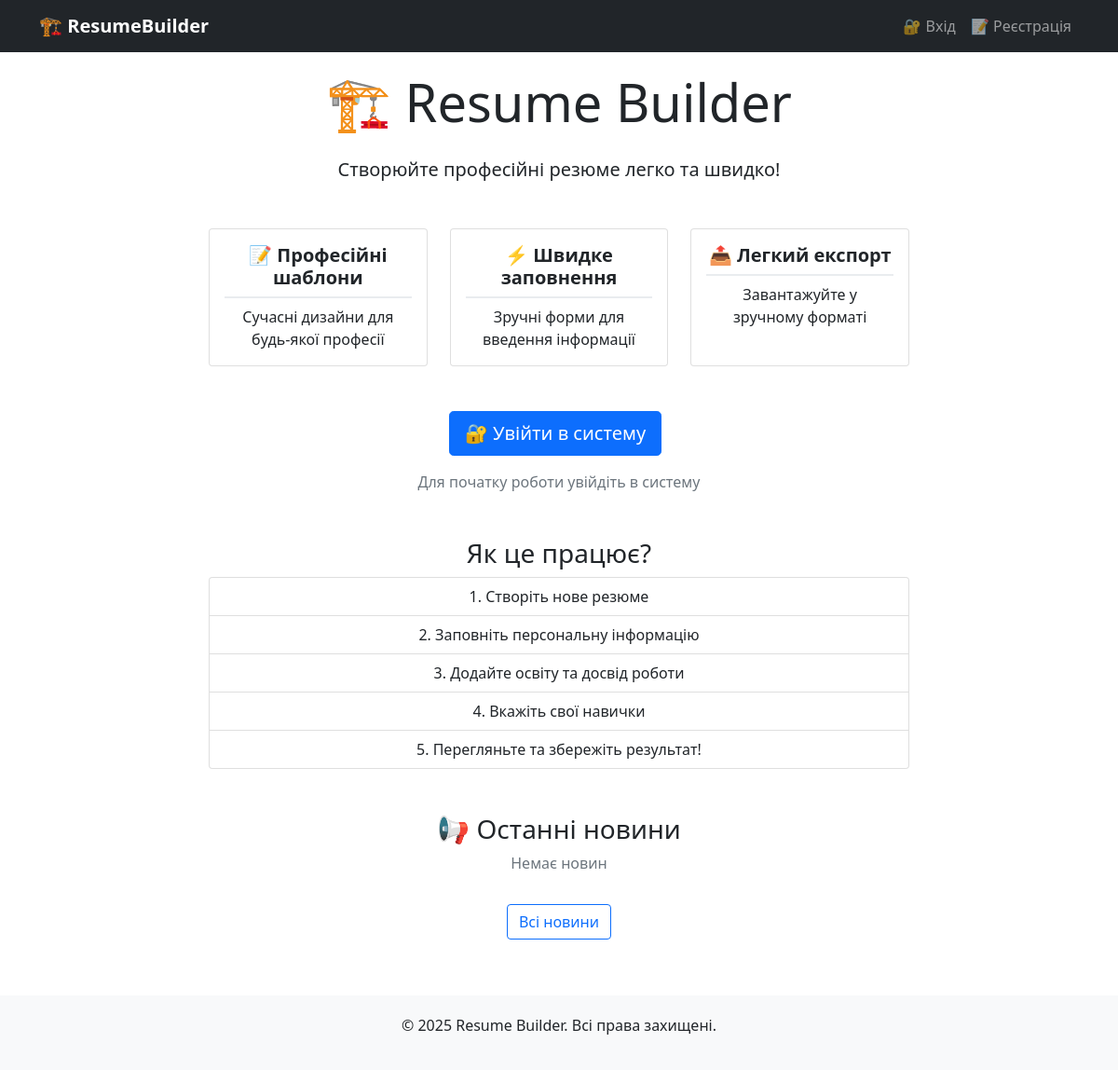
Before: / with the older database file.
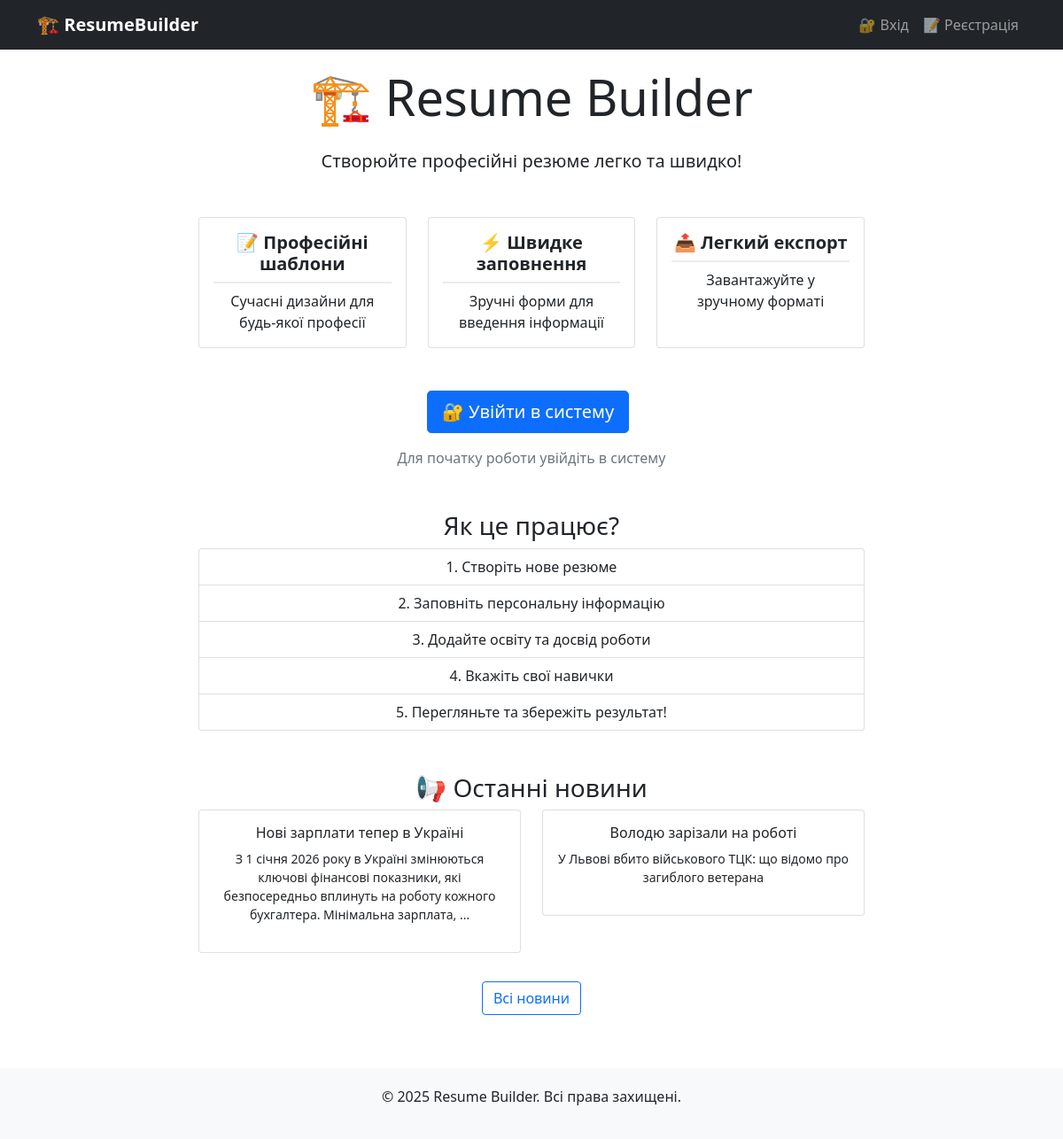
After: the same page with the newer database file.
### news/models.py (models this page shows, shortened)
class News(models.Model):
    title = models.CharField(max_length=200, verbose_name="Заголовок")
    content = models.TextField(verbose_name="Зміст")
    created_at = models.DateTimeField(auto_now_add=True, verbose_name="Дата створення")
    is_active = models.BooleanField(default=True, verbose_name="Активна")
    class Meta:
        verbose_name = "Новина"
        verbose_name_plural = "Новини"
        ordering = ['-created_at']

### resumes/views.py (the view)
# urls.py: 2. Add a URL to urlpatterns:  path('', views.home, name='home')
def home(request):
    try:
        from news.models import News
        latest_news = News.objects.filter(is_active=True).order_by('-created_at')[:2]
    except:
        latest_news = []
    return render(request, 'resumes/home.html', {'latest_news': latest_news})

### templates/resumes/home.html (shortened to what this page needs)
{% extends 'base.html' %}
{% block content %}
<div class="row justify-content-center">
    <div class="col-md-8 text-center">
        <h1 class="display-4 mb-4">🏗️ Resume Builder</h1>
        <p class="lead mb-5">Створюйте професійні резюме легко та швидко!</p>
        <div class="row mb-5">
            <div class="col-md-4">
                <div class="card h-100">
                    <div class="card-body">
                        <h5 class="card-title">📝 Професійні шаблони</h5>
                        <p class="card-text">Сучасні дизайни для будь-якої професії</p>
                    </div>
                </div>
            </div>
            <div class="col-md-4">
                <div class="card h-100">
                    <div class="card-body">
                        <h5 class="card-title">⚡ Швидке заповнення</h5>
                        <p class="card-text">Зручні форми для введення інформації</p>
                    </div>
                </div>
            </div>
            <div class="col-md-4">
                <div class="card h-100">
                    <div class="card-body">
                        <h5 class="card-title">📤 Легкий експорт</h5>
                        <p class="card-text">Завантажуйте у зручному форматі</p>
                    </div>
                </div>
            </div>
        </div>
        <div class="d-grid gap-2 d-md-block">
            {% if user.is_authenticated %}
                <a href="{% url 'dashboard' %}" class="btn btn-primary btn-lg me-2">📊 Перейти до моїх резюме</a>
                <a href="{% url 'create_resume' %}" class="btn btn-success btn-lg">➕ Створити нове резюме</a>
            {% else %}
                <a href="{% url 'admin:index' %}" class="btn btn-primary btn-lg me-2">🔐 Увійти в систему</a>
                <p class="text-muted mt-3">Для початку роботи увійдіть в систему</p>
            {% endif %}
        </div>
        <div class="mt-5">
            <h3>Як це працює?</h3>
            <ol class="list-group list-group-numbered">
                <li class="list-group-item">Створіть нове резюме</li>
                <li class="list-group-item">Заповніть персональну інформацію</li>
                <li class="list-group-item">Додайте освіту та досвід роботи</li>
                <li class="list-group-item">Вкажіть свої навички</li>
                <li class="list-group-item">Перегляньте та збережіть результат!</li>
            </ol>
        </div>
        <div class="row mt-5">
            <div class="col-12">
                <h3>📢 Останні новини</h3>
                <div class="row">
                    {% if latest_news %}
                        {% for news in latest_news %}
                        <div class="col-md-6 mb-3">
                            <div class="card">
                                <div class="card-body">
                                    <h6>{{ news.title }}</h6>
                                    <p class="small">{{ news.content|truncatewords:20 }}</p>
                                </div>
                            </div>
                        </div>
                        {% endfor %}
                    {% else %}
                        <div class="col-12">
                            <p class="text-muted">Немає новин</p>
                        </div>
                    {% endif %}
                </div>
                <div class="text-center mt-3">
                    <a href="{% url 'news_list' %}" class="btn btn-outline-primary">Всі новини</a>
                </div>
            </div>
        </div>
    </div>
</div>
{% endblock %}

Changed rows visible on the page:
added News: title "Нові зарплати тепер в Україні", content "З 1 січня 2026 року в Україні змінюються ключові фінансові показники, які безпосередньо вплинуть на роботу кожного бухгалтера. Мінімальна зарплата, …"
added News: title "Володю зарізали на роботі", content "У Львові вбито військового ТЦК: що відомо про загиблого ветерана"
Other visible differences:
text no longer shown: "Немає новин"
